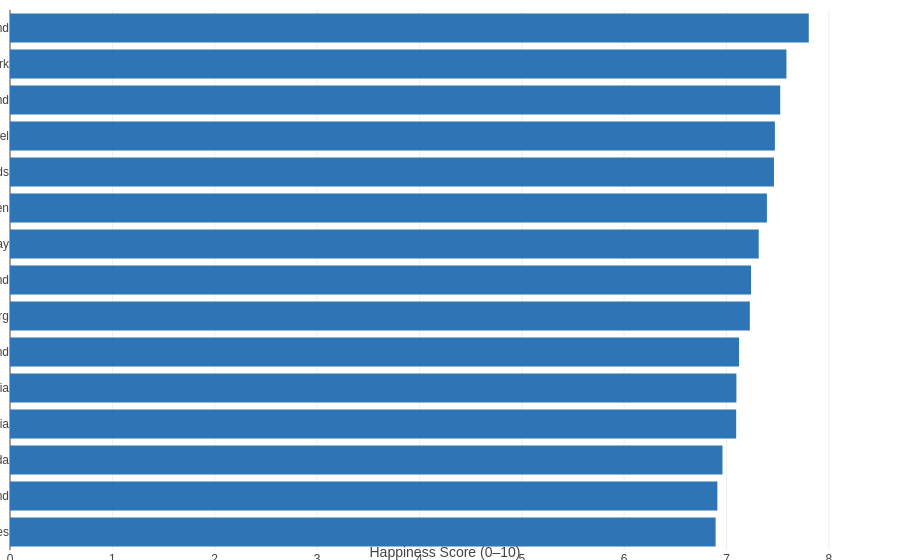

Notebook code cell kept with this figure:
### Code cell
print("World Happiness Dashboard")
fig.show()

### Figure 1 — Plotly figure (JSON) as saved in the notebook; plotly's stock layout.template omitted (floating-point values rounded to 4 significant figures)
{"data": [{"hovertemplate": "Happiness Score (0–10)=%{x}<br>=%{y}<extra></extra>", "legendgroup": "", "marker": {"color": "#2E75B6", "line": {"width": 0}, "pattern": {"shape": ""}}, "name": "", "orientation": "h", "showlegend": false, "textposition": "auto", "type": "bar", "x": [6.894, 6.911, 6.961, 7.095, 7.097, 7.123, 7.228, 7.24, 7.315, 7.395, 7.464, 7.473, 7.525, 7.586, 7.804], "xaxis": "x", "y": ["United States", "Ireland", "Canada", "Australia", "Austria", "New Zealand", "Luxembourg", "Switzerland", "Norway", "Sweden", "Netherlands", "Israel", "Iceland", "Denmark", "Finland"], "yaxis": "y"}], "layout": {"barmode": "relative", "font": {"family": "Arial", "size": 12}, "legend": {"tracegroupgap": 0}, "margin": {"b": 10, "l": 10, "r": 20, "t": 10}, "paper_bgcolor": "white", "plot_bgcolor": "white", "xaxis": {"anchor": "y", "domain": [0, 1], "gridcolor": "#EEEEEE", "range": [0, 8.5], "title": {"text": "Happiness Score (0–10)"}}, "yaxis": {"anchor": "x", "domain": [0, 1], "showgrid": false, "title": {"text": ""}}}}
